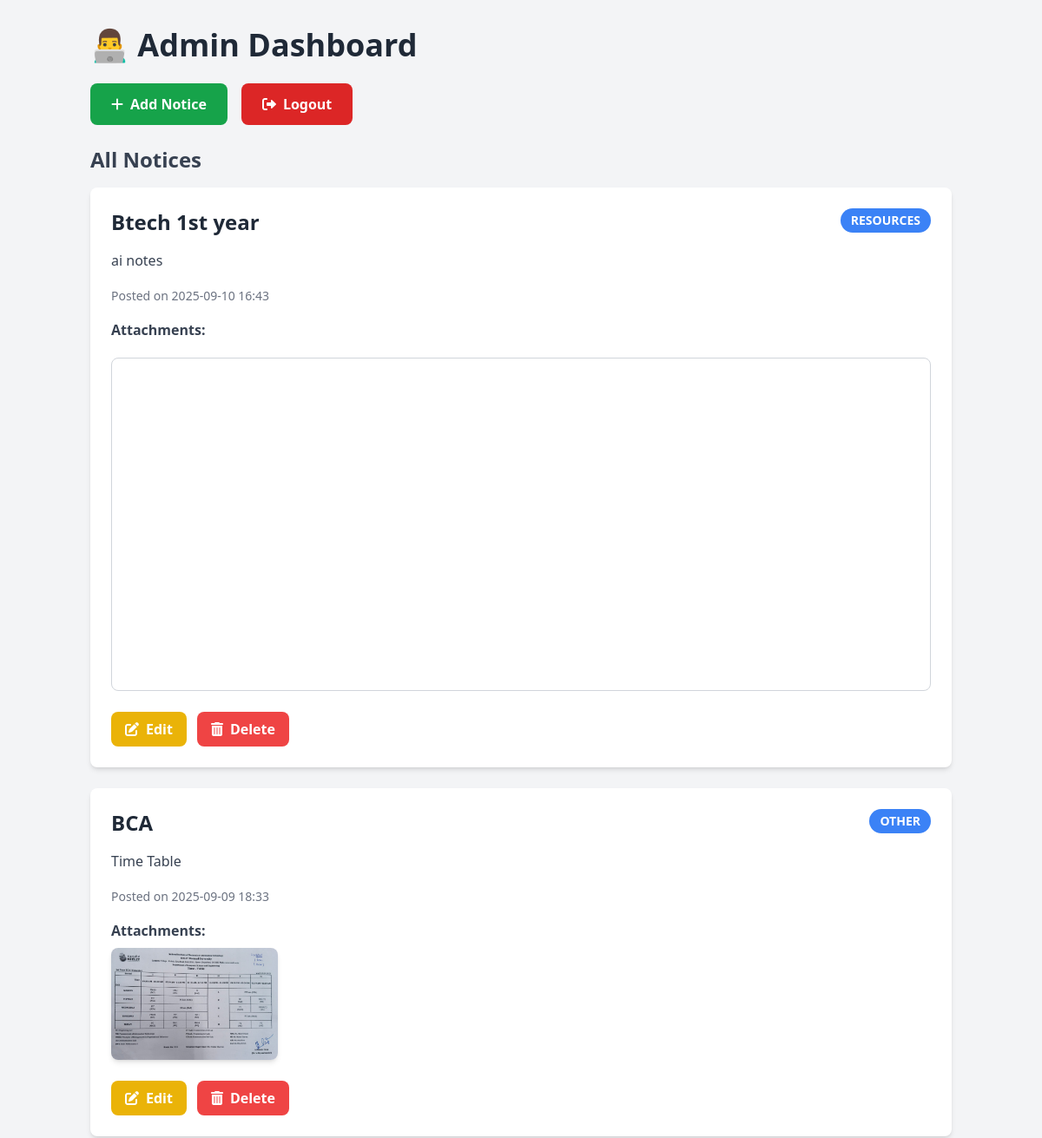
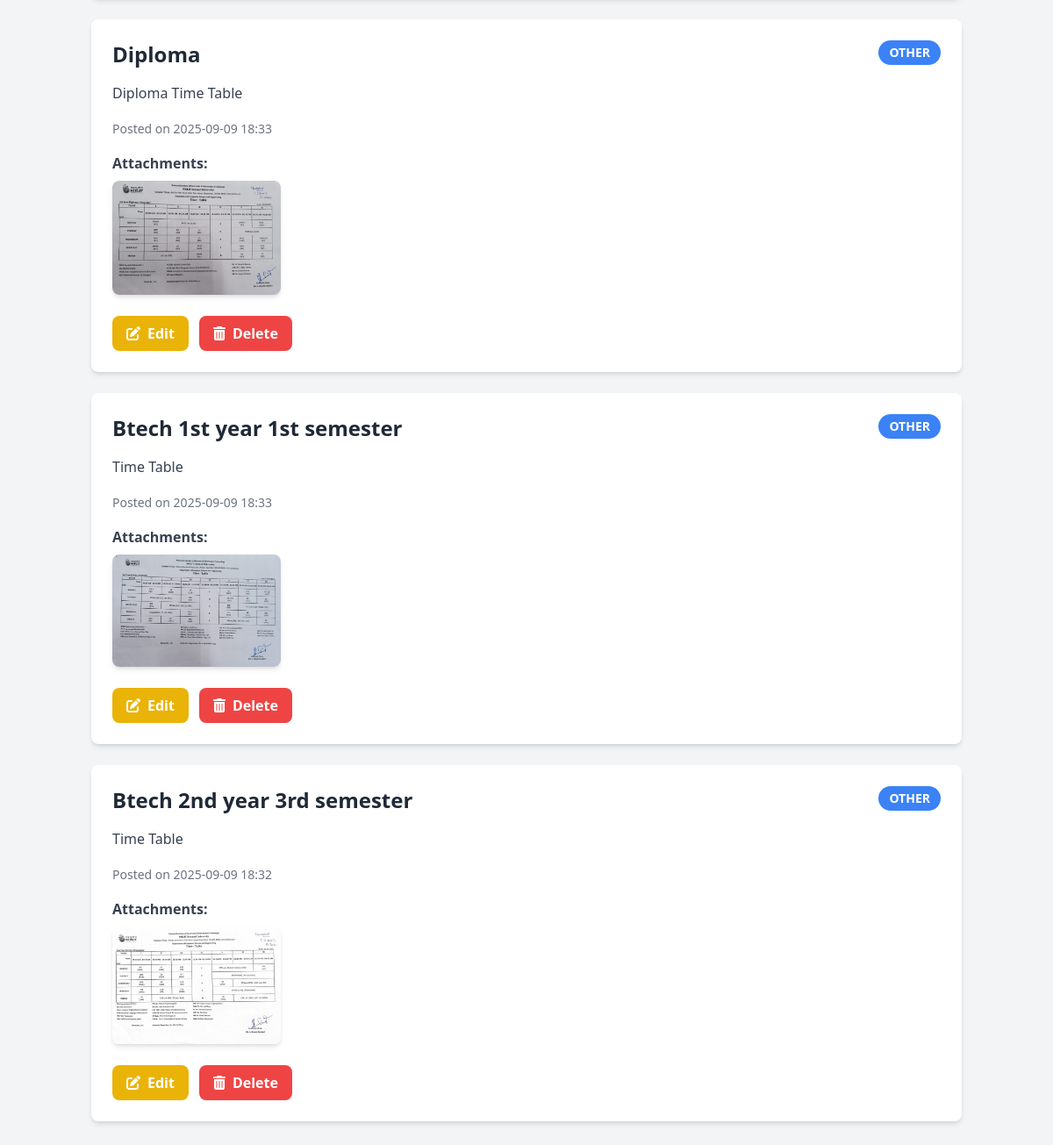
The page /dashboard (signed in) on the database its author committed (2 pictures, top to bottom).
### app.py (models this page shows)
class Notice(db.Model):
    id = db.Column(db.Integer, primary_key=True)
    title = db.Column(db.String(200), nullable=False)
    content = db.Column(db.Text, nullable=False)
    category = db.Column(db.String(50), nullable=True)  # New field for notice category
    timestamp = db.Column(db.DateTime, default=current_time_ist)
    files = db.Column(db.String(500))  # Comma-separated filenames

### app.py (the view)
@app.route("/dashboard")
def admin_dashboard():
    if "user_id" not in session:
        flash("Please log in to access the dashboard.", "warning")
        return redirect(url_for("login"))
    notices = Notice.query.order_by(Notice.timestamp.desc()).all()
    return render_template("dashboard.html", notices=notices)

### app.py (called while the page is built, shortened)
@app.before_request
def create_tables():
    db.create_all()
    if not User.query.filter_by(username="admin").first():
        hashed_pw = generate_password_hash("admin", method="pbkdf2:sha256")
        db.session.add(User(username="admin", password=hashed_pw))
        db.session.commit()

### templates/dashboard.html (shortened to what this page needs)
<!DOCTYPE html>
<html>
<head>
    <script src="https://cdn.tailwindcss.com"></script>
    <link rel="stylesheet" href="https://cdnjs.cloudflare.com/ajax/libs/font-awesome/6.0.0-beta3/css/all.min.css">
</head>
<body class="bg-gray-100 min-h-screen">
<div class="container mx-auto px-4 py-8">
    <h1 class="text-4xl font-bold mb-6 text-gray-800">👨‍💻 Admin Dashboard</h1>
    <div class="mb-6 flex space-x-4">
        <a href="{{ url_for('add_notice') }}" class="bg-green-600 hover:bg-green-700 text-white font-bold py-3 px-6 rounded-lg transition duration-300 flex items-center">
            <i class="fas fa-plus mr-2"></i>Add Notice
        </a>
        <a href="{{ url_for('logout') }}" class="bg-red-600 hover:bg-red-700 text-white font-bold py-3 px-6 rounded-lg transition duration-300 flex items-center">
            <i class="fas fa-sign-out-alt mr-2"></i>Logout
        </a>
    </div>
    <h2 class="text-2xl font-semibold mb-4 text-gray-700">All Notices</h2>
    {% for notice in notices %}
        <div class="bg-white rounded-lg shadow-md p-6 mb-6">
            <div class="flex justify-between items-start mb-4">
                <h3 class="text-2xl font-bold text-gray-800">{{ notice.title }}</h3>
                <span class="bg-blue-500 text-white px-3 py-1 rounded-full text-sm font-semibold">{{ notice.category.upper() if notice.category else 'UNCATEGORIZED' }}</span>
            </div>
            <p class="text-gray-700 mb-4">{{ notice.content }}</p>
            <small class="text-gray-500 text-sm">Posted on {{ notice.timestamp.strftime('%Y-%m-%d %H:%M') }}</small>
            {% if notice.files %}
                <div class="mt-4">
                    <strong class="block text-gray-700 mb-2">Attachments:</strong>
                    <div class="flex flex-wrap gap-4">
                        {% for file in notice.files.split(',') %}
                            {% set ext = file.rsplit('.', 1)[1].lower() %}
                            {% if ext in ['jpg', 'jpeg', 'png', 'gif'] %}
                                <a href="{{ url_for('uploaded_file', filename=file.strip()) }}" target="_blank" class="block">
                                    <img src="{{ url_for('uploaded_file', filename=file.strip()) }}"
                                         alt="attachment" class="w-48 h-auto rounded-lg shadow-md object-cover">
                                </a>
                            {% elif ext == 'pdf' %}
                                <div class="w-full mt-3">
                                    <iframe src="{{ url_for('uploaded_file', filename=file.strip()) }}"
                                            class="w-full h-96 border border-gray-300 rounded-lg">
                                    </iframe>
                                </div>
                            {% endif %}
                        {% endfor %}
                    </div>
                </div>
            {% endif %}
            <div class="mt-6 flex space-x-3">
                <a href="{{ url_for('edit_notice', id=notice.id) }}" class="bg-yellow-500 hover:bg-yellow-600 text-white font-bold py-2 px-4 rounded-lg transition duration-300 flex items-center">
                    <i class="fas fa-edit mr-2"></i>Edit
                </a>
                <form action="{{ url_for('delete_notice', id=notice.id) }}" method="POST" class="inline-block">
                    <button type="submit" class="bg-red-500 hover:bg-red-600 text-white font-bold py-2 px-4 rounded-lg transition duration-300 flex items-center" onclick="return confirm('Are you sure you want to delete this notice?');">
                        <i class="fas fa-trash-alt mr-2"></i>Delete
                    </button>
                </form>
            </div>
        </div>
    {% else %}
        <p class="text-gray-600 text-lg">No notices found.</p>
    {% endfor %}
</div>
</body>
</html>

### rows shown on the page
Notice: title "Btech 1st year", category "RESOURCES", content "ai notes", timestamp "2025-09-10 16:43"
Notice: title "BCA", category "OTHER", content "Time Table", timestamp "2025-09-09 18:33", files (picture)
Notice: title "Diploma", category "OTHER", content "Diploma Time Table", timestamp "2025-09-09 18:33", files (picture)
Notice: title "Btech 1st year 1st semester", category "OTHER", content "Time Table", timestamp "2025-09-09 18:33", files (picture)
Notice: title "Btech 2nd year 3rd semester", category "OTHER", content "Time Table", timestamp "2025-09-09 18:32", files (picture)
